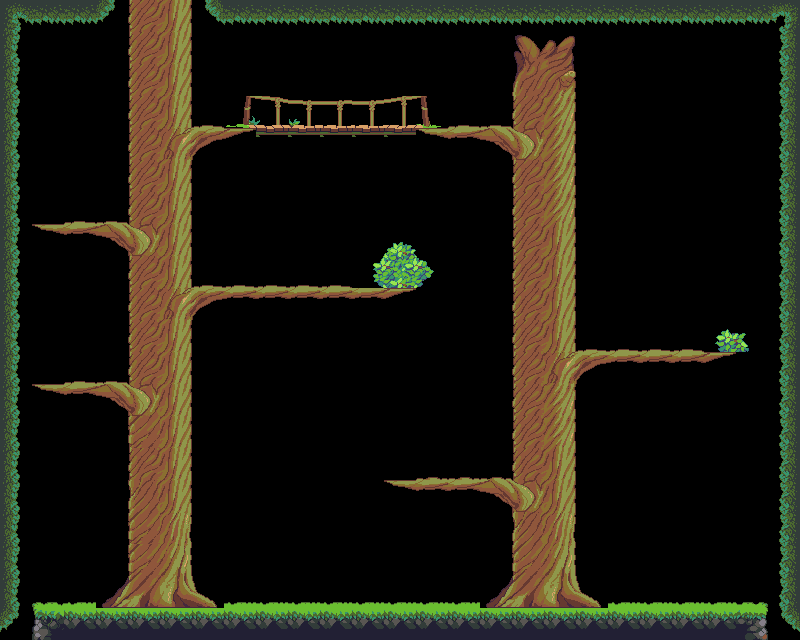

The image is a tile-based game level rendered from a .tmx file. Its description and source (layers, tilesets, objects; grid data summarised) follow:
An orthogonal 25x20 tile map with 32x32 px tiles, 2 tile layers (Mapa, Kolizje).

<map version="1.0" orientation="orthogonal" renderorder="right-down" width="25" height="20" tilewidth="32" tileheight="32" nextobjectid="1">
 <tileset firstgid="1" name="rLJjmOe" tilewidth="32" tileheight="32" tilecount="420">
  <image source="rLJjmOe.png" width="896" height="480" />
 </tileset>
 <layer name="Mapa" width="25" height="20">
  <data>[500 cells, 241 non-empty, 52 distinct tile ids]</data>
 </layer>
 <layer name="Kolizje" width="25" height="20">
  <data>[500 cells, 208 non-empty, 1 distinct tile ids]</data>
 </layer>
</map>
